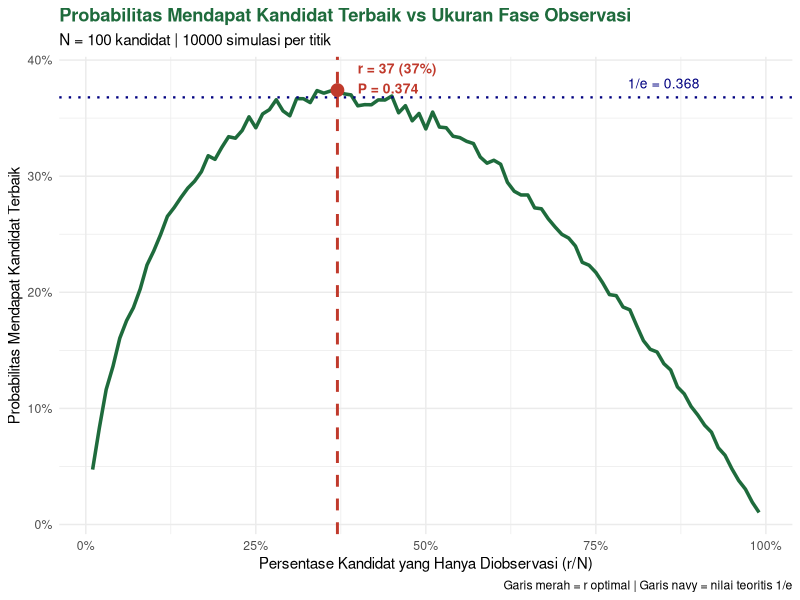
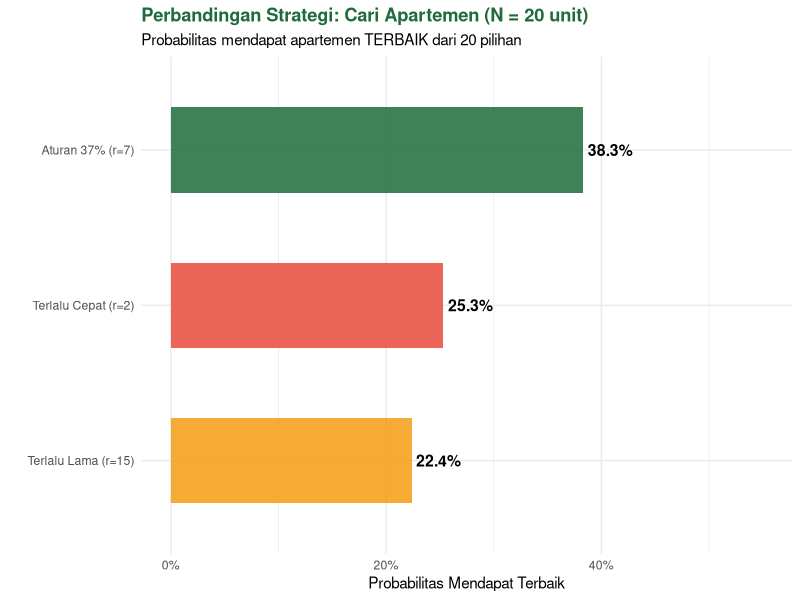
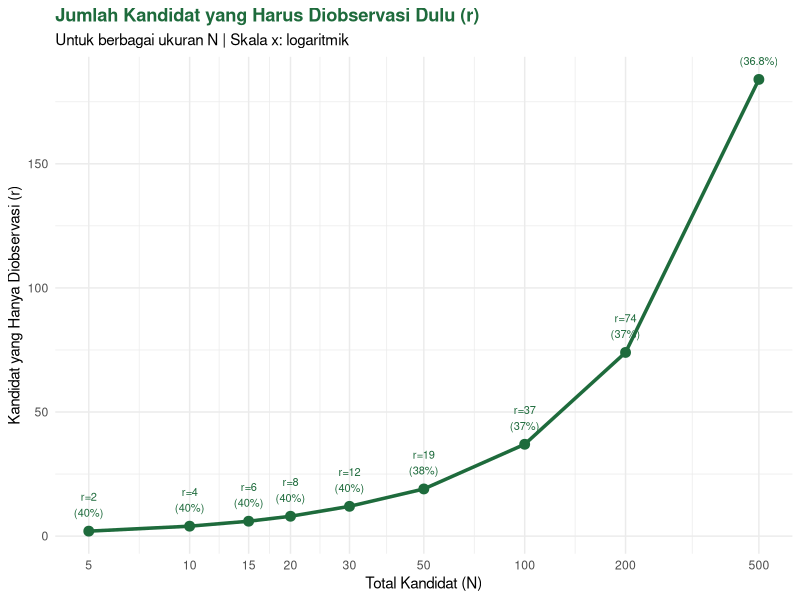

Here is the R script that generated these plots, in order:
## ---- chunk 1
#| include: false
library(dplyr)
library(ggplot2)
library(tidyr)
library(scales)
rm(list=ls())
set.seed(101)
## ---- chunk 2
# ── Fungsi inti: optimal stopping dengan threshold r ─────────────
#
# Argumen:
#   kandidat  = vektor nilai/kualitas kandidat (urutan acak)
#   r         = jumlah kandidat yang hanya diobservasi (fase eksplorasi)
#
# Mengembalikan:
#   indeks kandidat yang dipilih, atau NA kalau tidak ada yang
#   melampaui threshold (terpaksa pilih kandidat terakhir)

optimal_stopping <- function(kandidat, r) {
  n <- length(kandidat)

  # Fase 1: Amati r kandidat pertama, cari nilai terbaik sebagai patokan
  patokan <- max(kandidat[1:r])

  # Fase 2: Pilih kandidat pertama yang lebih baik dari patokan
  pilihan <- NA
  for (i in (r + 1):n) {
    if (kandidat[i] > patokan) {
      pilihan <- i
      break
    }
  }

  # Kalau tidak ada yang melampaui patokan, terpaksa pilih yang terakhir
  if (is.na(pilihan)) pilihan <- n

  return(pilihan)
}

# ── Cek apakah pilihan kita adalah kandidat terbaik? ─────────────
dapat_terbaik <- function(kandidat, pilihan) {
  kandidat[pilihan] == max(kandidat)
}
## ---- chunk 3
#| echo: true

# ── Simulasi untuk berbagai nilai r ──────────────────────────────
N         <- 100     # Jumlah kandidat
n_sim     <- 10000   # Jumlah simulasi per nilai r
r_values  <- 1:(N-1) # Coba semua kemungkinan r

# Untuk setiap nilai r, hitung probabilitas dapat kandidat terbaik
hasil_sim <- sapply(r_values, function(r) {
  sukses <- replicate(n_sim, {
    # Buat urutan acak: nilai kandidat dari distribusi uniform
    kandidat <- runif(N)
    # Jalankan strategi
    pilihan  <- optimal_stopping(kandidat, r)
    # Apakah yang dipilih adalah yang terbaik?
    dapat_terbaik(kandidat, pilihan)
  })
  mean(sukses)  # Proporsi sukses = probabilitas estimasi
})

df_hasil <- data.frame(
  r           = r_values,
  pct_r       = r_values / N * 100,
  prob_sukses = hasil_sim
)

# Temukan r optimal dari simulasi
r_optimal_sim <- df_hasil$r[which.max(df_hasil$prob_sukses)]
prob_optimal  <- max(df_hasil$prob_sukses)
## ---- chunk 4
cat('r optimal (simulasi)  :', r_optimal_sim, 'dari', N, 'kandidat\n')
cat('Persentase            :', r_optimal_sim / N * 100, '%\n')
cat('Probabilitas sukses   :', round(prob_optimal, 4), '\n')
cat('Nilai teoritis 1/e    :', round(1/exp(1), 4), '\n')
## ---- chunk 5
# ── Visualisasi: kurva probabilitas vs r ─────────────────────────
r_37pct <- round(N / exp(1))

ggplot(df_hasil, aes(x = pct_r, y = prob_sukses)) +
  geom_line(color = '#1E6B3C', linewidth = 1.2) +
  # Titik optimal dari simulasi
  geom_vline(xintercept = r_optimal_sim,
             color = '#C0392B', linetype = 'dashed', linewidth = 1) +
  # Garis 1/e sebagai referensi teori
  geom_hline(yintercept = 1/exp(1),
             color = 'navy', linetype = 'dotted', linewidth = 0.8) +
  # Titik optimal
  geom_point(
    data = df_hasil[which.max(df_hasil$prob_sukses), ],
    aes(x = pct_r, y = prob_sukses),
    color = '#C0392B', size = 4
  ) +
  annotate('text',
    x = r_optimal_sim + 3, y = prob_optimal + 0.01,
    label = paste0('r = ', r_optimal_sim, ' (', r_optimal_sim, '%)\nP = ', round(prob_optimal, 3)),
    color = '#C0392B', size = 3.5, fontface = 'bold', hjust = 0
  ) +
  annotate('text',
    x = 85, y = 1/exp(1) + 0.012,
    label = paste0('1/e = ', round(1/exp(1), 3)),
    color = 'navy', size = 3.5
  ) +
  scale_x_continuous(labels = function(x) paste0(x, '%')) +
  scale_y_continuous(labels = percent_format()) +
  labs(
    title    = 'Probabilitas Mendapat Kandidat Terbaik vs Ukuran Fase Observasi',
    subtitle = paste0('N = ', N, ' kandidat | ', n_sim, ' simulasi per titik'),
    x        = 'Persentase Kandidat yang Hanya Diobservasi (r/N)',
    y        = 'Probabilitas Mendapat Kandidat Terbaik',
    caption  = 'Garis merah = r optimal | Garis navy = nilai teoritis 1/e'
  ) +
  theme_minimal(base_size = 11) +
  theme(plot.title = element_text(face = 'bold', color = '#1E6B3C'))
## ---- chunk 6
#| echo: true

# ── Kasus 2: Mencari Apartemen ────────────────────────────────────
# Simulasi: 20 apartemen, nilai kualitas dari 1-100

simulasi_apartemen <- function(n_apartemen = 20, n_sim = 50000) {
  r_optimal <- ceiling(n_apartemen / exp(1))

  # Bandingkan tiga strategi:
  # 1. Aturan 37% (r = ceiling(N/e))
  # 2. Terlalu cepat (r = 2, hanya lihat 2 dulu)
  # 3. Terlalu lama  (r = 15, lihat 15 dulu baru pilih)

  hasil <- replicate(n_sim, {
    apt <- sample(1:n_apartemen, n_apartemen)  # Urutan acak

    pilih_37  <- optimal_stopping(apt, r_optimal)
    pilih_awal <- optimal_stopping(apt, 2)
    pilih_lama <- optimal_stopping(apt, 15)

    c(
      terbaik_37   = apt[pilih_37]  == max(apt),
      terbaik_awal = apt[pilih_awal] == max(apt),
      terbaik_lama = apt[pilih_lama] == max(apt),
      rank_37      = rank(-apt)[pilih_37],   # Rank 1 = terbaik
      rank_awal    = rank(-apt)[pilih_awal],
      rank_lama    = rank(-apt)[pilih_lama]
    )
  })

  data.frame(
    strategi = c('Aturan 37% (r=7)',
                 'Terlalu Cepat (r=2)',
                 'Terlalu Lama (r=15)'),
    prob_terbaik = c(mean(hasil['terbaik_37',]),
                     mean(hasil['terbaik_awal',]),
                     mean(hasil['terbaik_lama',])),
    rata_rank    = c(mean(hasil['rank_37',]),
                     mean(hasil['rank_awal',]),
                     mean(hasil['rank_lama',]))
  )
}

set.seed(101)
hasil_apt <- simulasi_apartemen()
## ---- chunk 7
cat('=== SIMULASI CARI APARTEMEN (N=20) ===\n')
hasil_apt %>%
  mutate(
    prob_terbaik = percent(prob_terbaik, accuracy = 0.1),
    rata_rank    = round(rata_rank, 2)
  ) %>%
  print()

## ---- chunk 8
# ── Visualisasi perbandingan strategi ────────────────────────────
ggplot(hasil_apt,
       aes(x = reorder(strategi, prob_terbaik),
           y = prob_terbaik, fill = strategi)) +
  geom_col(width = 0.55, alpha = 0.85) +
  geom_text(
    aes(label = percent(prob_terbaik, accuracy = 0.1)),
    hjust = -0.1, fontface = 'bold', size = 4
  ) +
  coord_flip(clip = 'off') +
  scale_fill_manual(
    values = c('Aturan 37% (r=7)'    = '#1E6B3C',
               'Terlalu Cepat (r=2)' = '#E74C3C',
               'Terlalu Lama (r=15)' = '#F39C12'),
    guide = 'none'
  ) +
  scale_y_continuous(limits = c(0, 0.55), labels = percent_format()) +
  labs(
    title    = 'Perbandingan Strategi: Cari Apartemen (N = 20 unit)',
    subtitle = 'Probabilitas mendapat apartemen TERBAIK dari 20 pilihan',
    x = '', y = 'Probabilitas Mendapat Terbaik'
  ) +
  theme_minimal(base_size = 11) +
  theme(plot.title = element_text(face = 'bold', color = '#1E6B3C'))
## ---- chunk 9
#| echo: true
# ── Kasus 3: Seleksi Vendor ───────────────────────────────────────

# Dalam seleksi vendor, 'nilai' adalah kombinasi harga dan kualitas
# Kita simulasikan nilai gabungan (semakin tinggi semakin baik)

simulasi_vendor <- function(n_vendor = 15, n_sim = 50000) {
  r_37 <- ceiling(n_vendor / exp(1))

  hasil <- replicate(n_sim, {
    # Setiap vendor punya nilai gabungan harga-kualitas
    nilai_vendor <- runif(n_vendor, 50, 100)

    pilihan_37   <- optimal_stopping(nilai_vendor, r_37)
    pilihan_awal <- optimal_stopping(nilai_vendor, 1)
    pilihan_lama <- optimal_stopping(nilai_vendor, 12)

    # Hitung nilai (skor) vendor yang dipilih
    c(
      nilai_37   = nilai_vendor[pilihan_37],
      nilai_awal = nilai_vendor[pilihan_awal],
      nilai_lama = nilai_vendor[pilihan_lama],
      terbaik_37 = nilai_vendor[pilihan_37] == max(nilai_vendor)
    )
  })

  data.frame(
    strategi     = c('Aturan 37% (r=6)', 'Terlalu Cepat (r=1)', 'Terlalu Lama (r=12)'),
    rata_nilai   = c(mean(hasil['nilai_37',]),
                     mean(hasil['nilai_awal',]),
                     mean(hasil['nilai_lama',])),
    prob_terbaik = c(mean(hasil['terbaik_37',]), NA, NA)
  )
}

set.seed(101)
hasil_vendor <- simulasi_vendor()
## ---- chunk 10
cat('=== SIMULASI SELEKSI VENDOR (N=15) ===\n')
hasil_vendor %>%
  mutate(rata_nilai = round(rata_nilai, 2)) %>%
  print()
## ---- chunk 11
N_values <- c(5, 10, 15, 20, 30, 50, 100, 200, 500)

tabel_r <- data.frame(
  N          = N_values,
  r_teoritis = N_values / exp(1),
  r_praktis  = ceiling(N_values / exp(1))
) %>%
  mutate(
    pct_r      = round(r_praktis / N * 100, 1),
    sisa_pilih = N - r_praktis
  )

print(tabel_r)

# ── Visualisasi: N vs r optimal ───────────────────────────────────
ggplot(tabel_r, aes(x = N, y = r_praktis)) +
  geom_line(color = '#1E6B3C', linewidth = 1.2) +
  geom_point(color = '#1E6B3C', size = 3) +
  geom_text(
    aes(label = paste0('r=', r_praktis, '\n(', pct_r, '%)')),
    vjust = -0.6, size = 2.8, color = '#1E6B3C'
  ) +
  scale_x_log10(breaks = N_values, labels = N_values) +
  labs(
    title    = 'Jumlah Kandidat yang Harus Diobservasi Dulu (r)',
    subtitle = 'Untuk berbagai ukuran N | Skala x: logaritmik',
    x        = 'Total Kandidat (N)',
    y        = 'Kandidat yang Hanya Diobservasi (r)'
  ) +
  theme_minimal(base_size = 11) +
  theme(plot.title = element_text(face = 'bold', color = '#1E6B3C'))
## ---- chunk 12
#| echo: true
# ── Simulasi: ketika N tidak diketahui (pakai batas waktu) ───────

# Asumsi: kandidat datang dengan laju Poisson,
# kita punya waktu T satuan, dan kandidat datang rata-rata lambda per satuan

simulasi_waktu <- function(T_total = 12,   # 12 bulan
                            lambda  = 4,    # rata-rata 4 kandidat/bulan
                            n_sim   = 30000) {
  t_37 <- T_total / exp(1)  # 37% dari total waktu

  hasil <- replicate(n_sim, {
    # Simulasi waktu kedatangan kandidat (Poisson process)
    n_total    <- rpois(1, lambda * T_total)
    if (n_total < 2) return(c(sukses_37=FALSE, sukses_50=FALSE))

    waktu_datang <- sort(runif(n_total, 0, T_total))
    nilai        <- runif(n_total)  # Kualitas kandidat

    # Strategi 37% waktu
    observasi_37 <- waktu_datang <= t_37
    if (sum(observasi_37) == 0) return(c(sukses_37=FALSE, sukses_50=FALSE))

    patokan_37 <- max(nilai[observasi_37])
    kandidat_eksploitasi <- which(!observasi_37)

    pilih_37 <- n_total  # default: kandidat terakhir
    for (i in kandidat_eksploitasi) {
      if (nilai[i] > patokan_37) { pilih_37 <- i; break }
    }

    # Strategi 50% waktu (untuk perbandingan)
    observasi_50 <- waktu_datang <= T_total * 0.5
    if (sum(observasi_50) == 0) return(c(sukses_37=FALSE, sukses_50=FALSE))

    patokan_50 <- max(nilai[observasi_50])
    kandidat_eks50 <- which(!observasi_50)

    pilih_50 <- n_total
    for (i in kandidat_eks50) {
      if (nilai[i] > patokan_50) { pilih_50 <- i; break }
    }

    c(
      sukses_37 = nilai[pilih_37] == max(nilai),
      sukses_50 = nilai[pilih_50] == max(nilai)
    )
  })

  data.frame(
    strategi     = c('37% waktu (t = 4.4 bln)', '50% waktu (t = 6 bln)'),
    prob_sukses  = c(mean(hasil['sukses_37',]),
                     mean(hasil['sukses_50',]))
  )
}

set.seed(101)
hasil_waktu <- simulasi_waktu()
## ---- chunk 13
cat('=== SIMULASI BERBASIS WAKTU (T=12 bln, lambda=4/bln) ===\n')
hasil_waktu %>%
  mutate(prob_sukses = percent(prob_sukses, accuracy = 0.1)) %>%
  print()
